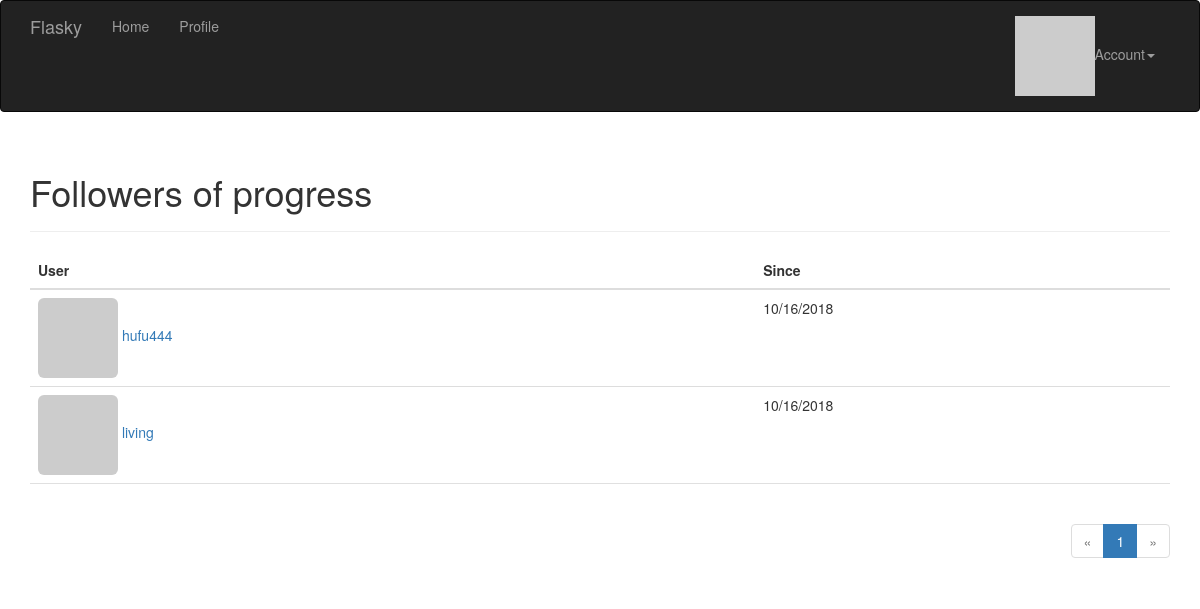
Page /followers/progress (signed in) on the committed database.
### app/models.py (models this page shows, shortened)
class User(UserMixin, db.Model):
    __tablename__ = 'users'
    id = db.Column(db.Integer, primary_key=True)
    email = db.Column(db.String(64), unique=True, index=True)
    username = db.Column(db.String(64), unique=True, index=True)
    password_hash = db.Column(db.String(128))
    role_id = db.Column(db.Integer, db.ForeignKey('roles.id'))
    avatar_hash = db.Column(db.String(32))
    confirmed = db.Column(db.Boolean, default=False)
    name = db.Column(db.String(64))
    location = db.Column(db.String(64))
    about_me = db.Column(db.Text())
    member_since = db.Column(db.DateTime(), default=datetime.utcnow)
    last_seen = db.Column(db.DateTime(), default=datetime.utcnow)
    posts = db.relationship('Post', backref='author', lazy='dynamic')
    followed = db.relationship('Follow', foreign_keys=[Follow.follower_id], backref=db.backref('follower', lazy='joined'),
        lazy='dynamic', cascade='all, delete-orphan')
    followers = db.relationship('Follow', foreign_keys=[Follow.followed_id], backref=db.backref('followed', lazy='joined'),
        lazy='dynamic', cascade='all, delete-orphan')
    comments = db.relationship('Comment', backref='author', lazy='dynamic')
    def gravatar(self, size=100, default='identicon', rating='g'):
        url = 'https://secure.gravatar.com/avatar'
        hash = self.avatar_hash or self.gravatar_hash()
        return '{url}/{hash}?s={size}&d={default}&r={rating}'.format(url=url, hash=hash, size=size, default=default, rating=rating)
    def can(self, perm):
        return self.role is not None and self.role.has_permission(perm)
    def ping(self):
        self.last_seen = datetime.utcnow()
        db.session.add(self)
        db.session.commit()
    @property
    def password(self):
        raise AttributeError('password is not a readable attribute')
    @password.setter
    def password(self, password):
        self.password_hash = generate_password_hash(password)
    '''@staticmethod
    def generate_fake(count=100):
        from sqlalchemy.exc import IntegrityError
        from random import seed
        import forgery_py

        seed()
        #r = Role.query.filter_by(name='User').first()
        for i in range(count):
            u = User(email=forgery_py.internet.email_address(),
                username=forgery_py.internet.user_name(True),
                password=forgery_py.lorem_ipsum.word(),
                #role= r,
                confirmed=True,
                name=forgery_py.name.full_name(),
                location=forgery_py.address.city(),
                about_me=forgery_py.lorem_ipsum.sentence(),
                member_since=forgery_py.date.date(True))
            db.session.add(u)
            try:
                db.session.commit()
            except:
                db.session.rollback()'''

class Follow(db.Model):
    __tablename__ = 'follows'
    follower_id = db.Column(db.Integer, db.ForeignKey('users.id'), primary_key=True)
    followed_id = db.Column(db.Integer, db.ForeignKey('users.id'), primary_key=True)
    timestamp = db.Column(db.DateTime, default=datetime.utcnow)

### app/main/views.py (the view)
@main.route('/followers/<username>')
def followers(username):
    user = User.query.filter_by(username=username).first()
    if user is None:
        flash('Invalid user.')
        return redirect(url_for('.index'))
    page = request.args.get('page', 1, type=int)
    pagination = user.followers.paginate(page, per_page=current_app.config['FLASKY_FOLLOWERS_PER_PAGE'], error_out=False)
    follows = [{'user': item.follower, 'timestamp': item.timestamp} for item in pagination.items]
    return render_template('followers.html', user=user, title="Followers of", endpoint='.followers', pagination=pagination,
        follows=follows)

### app/auth/views.py (called while the page is built)
@auth.before_app_request
def before_request():
    if current_user.is_authenticated:
        current_user.ping()
        if not current_user.confirmed and request.endpoint[:5] != 'auth.':
            return redirect(url_for('auth.unconfirmed'))

### app/main/__init__.py (called while the page is built)
@main.app_context_processor
def inject_permissions():
    return dict(Permission=Permission)

### app/main/views.py (called while the page is built)
@main.after_app_request
def after_request(response):
    for query in get_debug_queries():
        if query.duration >= current_app.config['FLASKY_SLOW_DB_QUERY_TIME']:
            current_app.logger.warning(
                'Slow query: %s\nParameters: %s\nDuration: %fs\nContext: %s\n' %
                (query.statement, query.parameters, query.duration, query.context))
    return response

### app/models.py (called while the page is built)
@login_manager.user_loader
def load_user(user_id):
    return User.query.get(int(user_id))

    def has_permission(self, perm):
        return self.permissions & perm == perm

### app/templates/followers.html (shortened to what this page needs)
{% extends "base.html" %}
{% import "_macros.html" as macros %}
{% block page_content %}
<div class="page-header">
    <h1>{{ title }} {{ user.username }}</h1>
</div>
<table class="table table-hover followers">
    <thead><tr><th>User</th><th>Since</th></tr></thead>
    {% for follow in follows %}
    {% if follow.user != user %}
    <tr>
        <td>
            <a href="{{ url_for('.user', username = follow.user.username) }}">
                <img class="img-rounded" src="{{ follow.user.gravatar(size=32) }}">
                {{ follow.user.username }}
            </a>
        </td>
        <td>{{ moment(follow.timestamp).format('L') }}</td>
    </tr>
    {% endif %}
    {% endfor %}
</table>
<div class="pagination">
    {{ macros.pagination_widget(pagination, endpoint, username = user.username) }}
</div>
{% endblock %}

### app/static/styles.css (style rules this page uses)
div.pagination { width: 100%; text-align: right; padding: 0px; margin: 0px; }
.table.followers tr { border-bottom: 1px solid #e0e0e0; }

### rows in the picture
User: username "progress"
User: user.username "hufu444"
Follow: timestamp "10/16/2018"
User: user.username "living"
Follow: timestamp "10/16/2018"

### other values in the picture
{{ title }} "Followers of"
{{ p }} "1"
